Frame 1 (no input): blank canvas, image omitted
Frame 60 (the mouse pressed at the canvas centre just before this capture): blank canvas, image omitted
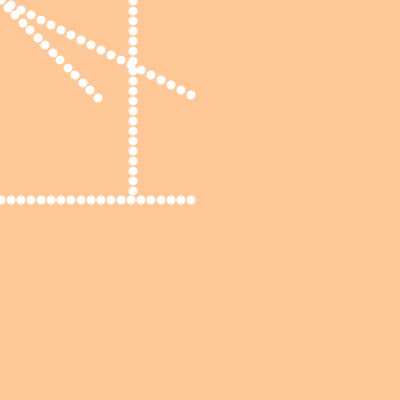
Frame 120 (the mouse held since frame 60 and released just before this capture)

The Processing sketch whose frames 1 and 60 were blank and that drew this single picture after the mouse press (run headless with seeded random() and noise(); from frame 60 on, the mouse is pressed at the canvas centre):

// Processing sketch: processing_159179
// ── processing_159179.pde

void setup(){
  size(400,400);
}

  
void draw(){
    background (255,200,150);
    noStroke();
    noCursor();
for(int i=1; i<mouseX; i=i+10){
ellipse(width/3,i,9,9);  }

for(int i=1; i<mouseX; i=i+10){
ellipse(i,i/2,9,9);  }

for(int i=1; i<mouseX; i=i+15){
ellipse(i/2, i/2, 9,9);  }

for(int i=1; i<mouseX; i=i+10){
ellipse(i,height/2,9,9);  }


}
